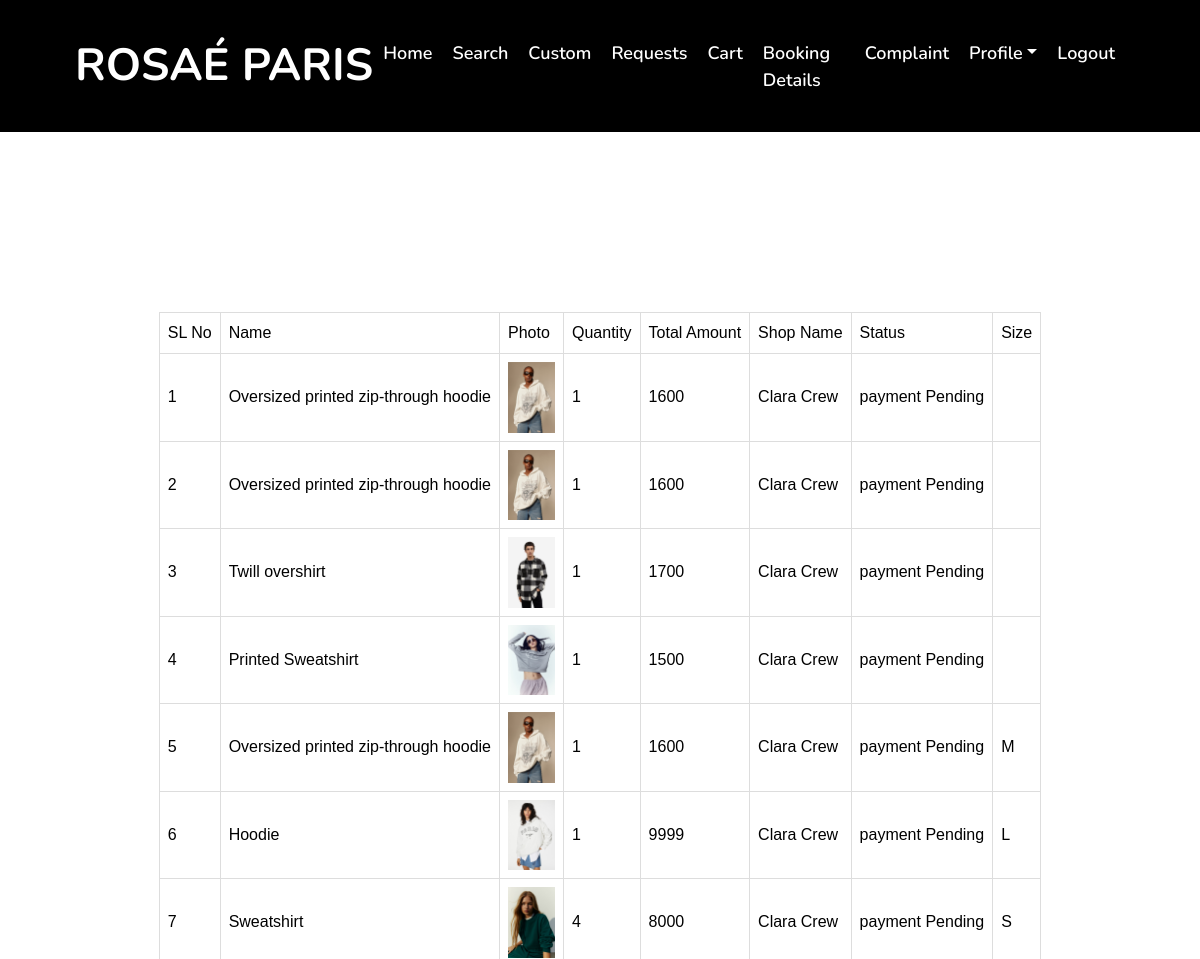
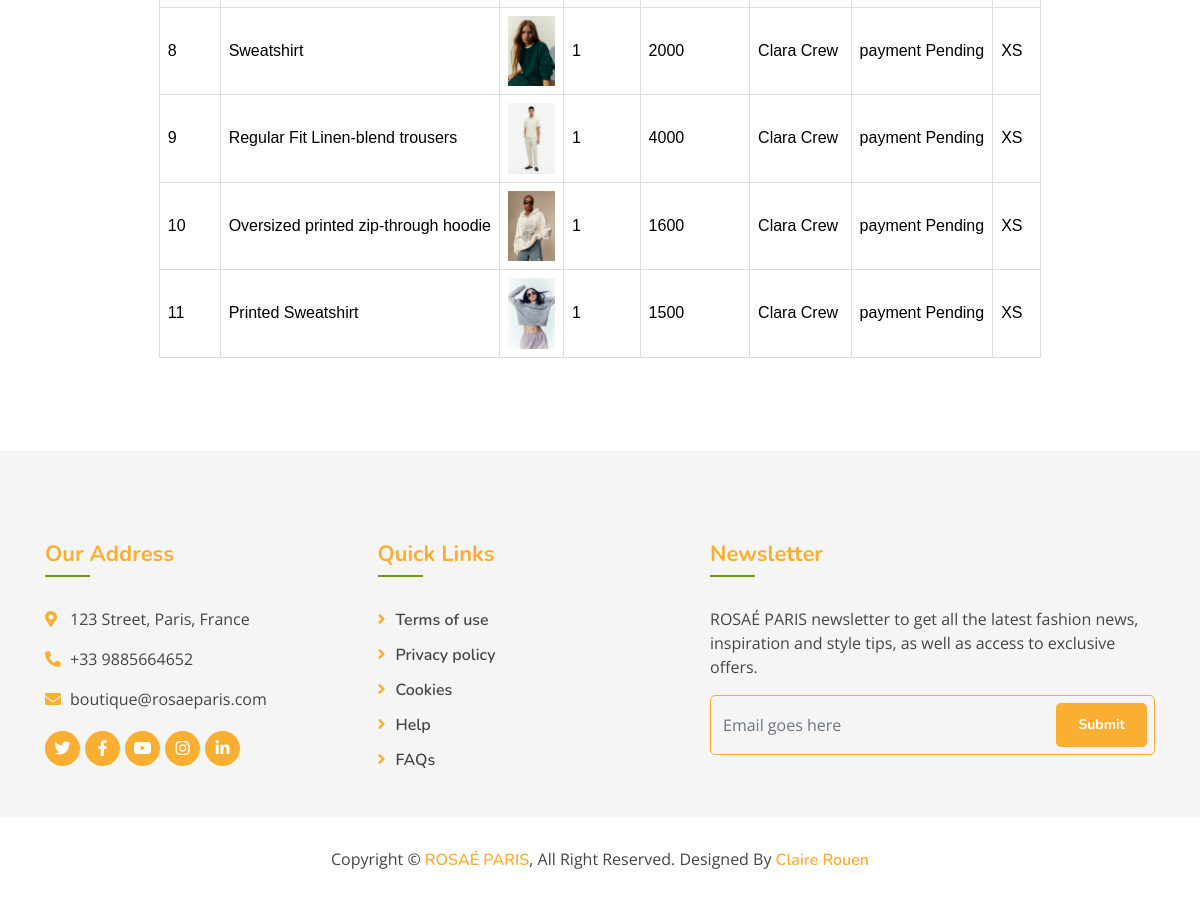
Page /Project/User/MyBooking.php (signed in) on the committed database (2 pictures, top to bottom).
### tables this page shows
CREATE TABLE `tbl_booking` (
  `booking_id` int(11) NOT NULL,
  `booking_date` varchar(100) NOT NULL DEFAULT '0',
  `booking_status` varchar(100) NOT NULL DEFAULT '0',
  `booking_amount` int(11) NOT NULL DEFAULT 0,
  `user_id` int(11) NOT NULL
);

CREATE TABLE `tbl_product` (
  `product_id` int(11) NOT NULL,
  `product_name` varchar(100) NOT NULL,
  `product_photo` varchar(100) NOT NULL,
  `product_details` varchar(100) NOT NULL,
  `product_price` int(11) NOT NULL,
  `shop_id` int(11) NOT NULL,
  `subcategory_id` int(11) NOT NULL
);

CREATE TABLE `tbl_cart` (
  `cart_id` int(11) NOT NULL,
  `cart_quantity` varchar(100) NOT NULL DEFAULT '1',
  `product_id` int(11) NOT NULL,
  `booking_id` int(11) NOT NULL,
  `cart_status` int(11) NOT NULL DEFAULT 0,
  `cart_size` varchar(30) NOT NULL
);

CREATE TABLE `tbl_shop` (
  `shop_id` int(11) NOT NULL,
  `shop_name` varchar(100) NOT NULL,
  `shop_contact` varchar(100) NOT NULL,
  `shop_address` varchar(100) NOT NULL,
  `shop_email` varchar(100) NOT NULL,
  `place_id` int(11) NOT NULL,
  `shop_photo` varchar(100) NOT NULL,
  `shop_proof` varchar(100) NOT NULL,
  `shop_status` varchar(100) NOT NULL DEFAULT '0',
  `shop_password` varchar(100) NOT NULL,
  `shop_doj` int(11) NOT NULL
);

### Project/User/MyBooking.php (the view, shortened to what this page needs)
<?php
include("Head.php");
include("../Assets/Connection/Connection.php");
		$selQry="select * from tbl_booking b inner join tbl_cart c on c.booking_id = b.booking_id inner join  tbl_product p on p.product_id = c.product_id inner join tbl_shop k on k.shop_id=p.shop_id where user_id='".$_SESSION["uid"]."' and booking_status>0 and cart_status>0";
	$res=$Conn->query($selQry);
	?>
<!DOCTYPE html PUBLIC "-//W3C//DTD XHTML 1.0 Transitional//EN" "http://www.w3.org/TR/xhtml1/DTD/xhtml1-transitional.dtd">
<html xmlns="http://www.w3.org/1999/xhtml">
<head>
</head>
<body>
	<br><br><br><br><br>
	<div id="tab" align="center">
<form id="form1" name="form1" method="post" action="">
<table border="1">
  <tr>
    <td>SL No</td>
    <td>Name</td>
    <td>Photo</td>
    <td>Quantity</td>
    <td>Total Amount</td>
    <td>Shop Name</td>
    <td>Status</td>
	<td>Size</td>
  </tr>
      <?php
	  $i=0;
	while($row=$res->fetch_assoc())
	{
		$quantity=$row["cart_quantity"];
		$price=$row["product_price"];
		$totalamount=$quantity*$price;
		$i++;
  ?>
   <tr>
	<td><?php echo $i;?></td>
    <td><?php echo $row["product_name"];?></td>
    <td><img src="../Assets/Files/Photo/<?php echo $row["product_photo"];?>" width="47" /></td>
    <td><?php echo $row["cart_quantity"];?></td>
    <td><?php echo  "$totalamount";?></td>
    <td><?php echo $row["shop_name"];?></td>
	<td>
    <?php
	      if($row["booking_status"]==1 && $row["cart_status"]==1)
					{
						?>
                        payment Pending
                        <?php
					}
					?>
                    </td>
		<td><?php echo $row["cart_size"] ?></td>
       </tr>
<?php
	}
	?>
</table>
</form>
	</div>
</body>
<?php
include("Foot.php");
?>
</html>

### Project/Assets/Template/Main/css/style.css (style rules this page uses)
body { color: #757575; background: #ffffff; font-family: 'open sans', sans-serif; }

### Project/Assets/Template/form.css (style rules this page uses)
#tab { font-family: "Trebuchet MS", Arial, Helvetica, sans-serif; border-collapse: collapse; width: 100%; }
#tab td, #tab th { border: 1px solid #ddd; padding: 8px; color: black; }

### rows in the picture
tbl_booking: tbl_product.product_name "Oversized printed zip-through hoodie", tbl_product.product_photo (picture), tbl_cart.cart_quantity "1", tbl_product.product_price "1600", tbl_shop.shop_name "Clara Crew", booking_status "payment Pending"
tbl_booking: tbl_product.product_name "Oversized printed zip-through hoodie", tbl_product.product_photo (picture), tbl_cart.cart_quantity "1", tbl_product.product_price "1600", tbl_shop.shop_name "Clara Crew", booking_status "payment Pending"
tbl_booking: tbl_product.product_name "Twill overshirt", tbl_product.product_photo (picture), tbl_cart.cart_quantity "1", tbl_product.product_price "1700", tbl_shop.shop_name "Clara Crew", booking_status "payment Pending"
tbl_booking: tbl_product.product_name "Printed Sweatshirt", tbl_product.product_photo (picture), tbl_cart.cart_quantity "1", tbl_product.product_price "1500", tbl_shop.shop_name "Clara Crew", booking_status "payment Pending"
tbl_booking: tbl_product.product_name "Oversized printed zip-through hoodie", tbl_product.product_photo (picture), tbl_cart.cart_quantity "1", tbl_product.product_price "1600", tbl_shop.shop_name "Clara Crew", booking_status "payment Pending", tbl_cart.cart_size "M"
tbl_booking: tbl_product.product_name "Hoodie", tbl_product.product_photo (picture), tbl_cart.cart_quantity "1", tbl_product.product_price "9999", tbl_shop.shop_name "Clara Crew", booking_status "payment Pending", tbl_cart.cart_size "L"
tbl_booking: tbl_product.product_name "Sweatshirt", tbl_product.product_photo (picture), tbl_cart.cart_quantity "4", tbl_cart.cart_quantity "8000", tbl_shop.shop_name "Clara Crew", booking_status "payment Pending", tbl_cart.cart_size "S"
tbl_booking: tbl_product.product_name "Sweatshirt", tbl_product.product_photo (picture), tbl_cart.cart_quantity "1", tbl_product.product_price "2000", tbl_shop.shop_name "Clara Crew", booking_status "payment Pending", tbl_cart.cart_size "XS"
tbl_booking: tbl_product.product_name "Regular Fit Linen-blend trousers", tbl_product.product_photo (picture), tbl_cart.cart_quantity "1", tbl_product.product_price "4000", tbl_shop.shop_name "Clara Crew", booking_status "payment Pending", tbl_cart.cart_size "XS"
tbl_booking: tbl_product.product_name "Oversized printed zip-through hoodie", tbl_product.product_photo (picture), tbl_cart.cart_quantity "1", tbl_product.product_price "1600", tbl_shop.shop_name "Clara Crew", booking_status "payment Pending", tbl_cart.cart_size "XS", tbl_product.product_name "Printed Sweatshirt", tbl_product.product_price "1500"
